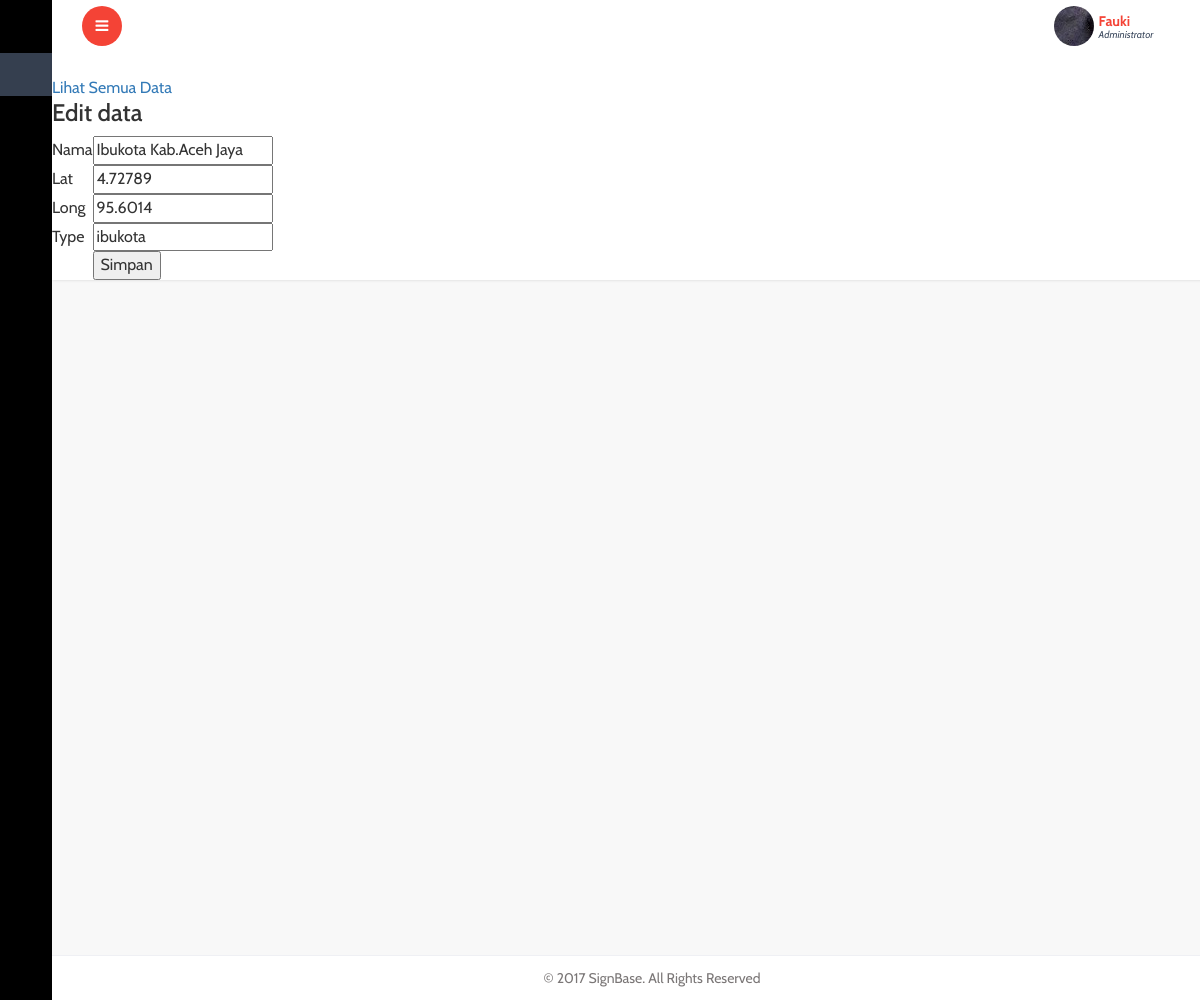
The app's page /admin/edit.php?id=2 with its own data.
### tables this page shows
CREATE TABLE `wifi_public` (
  `id_wifi` int(9) NOT NULL,
  `nama` varchar(30) NOT NULL,
  `lat` float NOT NULL,
  `long` float NOT NULL,
  `type` varchar(30) NOT NULL
);

### admin/edit.php (the view, shortened to what this page needs)
<!DOCTYPE HTML>
<html>
<head>
<link href="css/bootstrap.min.css" rel='stylesheet' type='text/css' />
<link href="css/style.css" rel='stylesheet' type='text/css' />
<link href="css/font-awesome.css" rel="stylesheet">
<link rel="stylesheet" href="css/icon-font.min.css" type='text/css' />
<link href="css/animate.css" rel="stylesheet" type="text/css" media="all">
</head>
 <body class="sticky-header left-side-collapsed"  onload="initMap()">
    <section>
		<div class="left-side sticky-left-side">
			<div class="logo-icon text-center">
				<a href="index.php"><i class="lnr lnr-home"></i> </a>
			</div>
			<div class="left-side-inner">
					<ul class="nav nav-pills nav-stacked custom-nav">
						<li class="active"><a href="index.php"><i class="lnr lnr-power-switch"></i><span>Dashboard</span></a></li>
						<li class="menu-list"><a href="#"><i class="lnr lnr-book"></i> <span>Datas</span></a>
						</li>
					</ul>
			</div>
		</div>
		<div class="main-content">
			<div class="header-section">
			<a class="toggle-btn  menu-collapsed"><i class="fa fa-bars"></i></a>
			<div class="menu-right">
				<div class="user-panel-top">
					<div class="profile_details">
						<ul>
							<li class="dropdown profile_details_drop">
								<a href="#" class="dropdown-toggle" data-toggle="dropdown" aria-expanded="false">
									<div class="profile_img">
										<span style="background:url(images/1.jpg) no-repeat center"> </span>
										 <div class="user-name">
											<p>Fauki<span>Administrator</span></p>
										 </div>
										 <div class="clearfix"></div>
									</div>
								</a>
							</li>
							<div class="clearfix"> </div>
						</ul>
					</div>
					<div class="clearfix"></div>
				</div>
			  </div>
<br/>
	<a href="data-wifi.php">Lihat Semua Data</a>
	<br/>
	<h3>Edit data</h3>
	<?php
	global $link;
	$id = $_GET['id'];
	$query_mysql = mysqli_query($link, "SELECT * FROM wifi_public WHERE id_wifi='$id'")or die(mysqli_error());
	while($data = mysqli_fetch_array($query_mysql)){
	?>
	<form action="update.php" method="post">
		<table>
			<tr>
				<td>Nama</td>
				<td>
					<input type="text" name="nama" value="<?php echo $data['nama'] ?>">
				</td>
			</tr>
			<tr>
				<td>Lat</td>
				<td><input type="text" name="lat" value="<?php echo $data['lat'] ?>"></td>
			</tr>
			<tr>
				<td>Long</td>
				<td><input type="text" name="long" value="<?php echo $data['long'] ?>"></td>
			</tr>
			<tr>
				<td>Type</td>
				<td><input type="text" name="type" value="<?php echo $data['type'] ?>"></td>
			</tr>
			<tr>
				<td></td>
				<td><input type="submit" value="Simpan"></td>
			</tr>
		</table>
	</form>
	<?php } ?>
			<footer>
			   <p>&copy 2017 SignBase. All Rights Reserved</p>
			</footer>
   </section>
</body>
</html>

### records on screen
wifi_public: nama "Ibukota Kab.Aceh Jaya", lat "4.72789", long "95.6014", type "ibukota"
